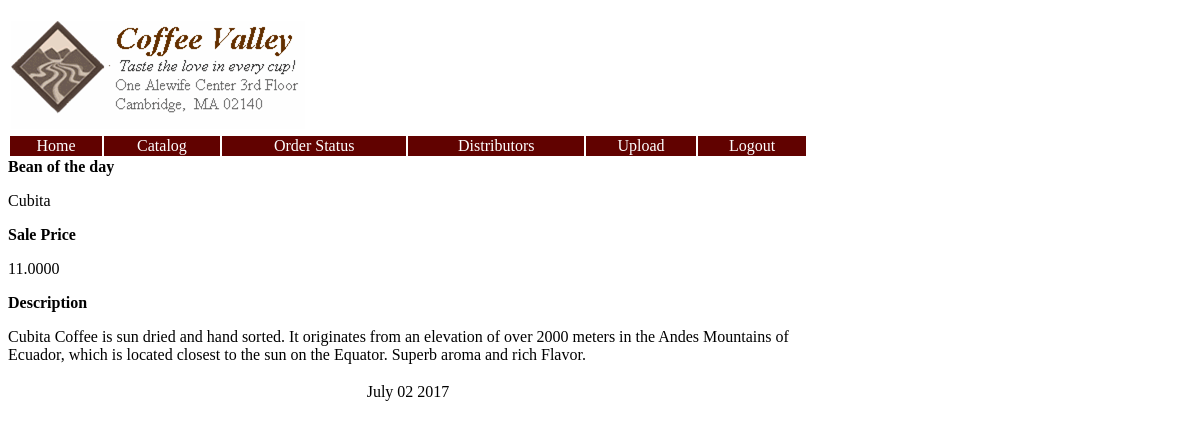
The page /index.php (signed in) on the database its author committed.
### tables this page shows
CREATE TABLE `DailyBean` (
  `Bean_ID` INTEGER NOT NULL DEFAULT 0, 
  `Sale_Price` DECIMAL(19,4) DEFAULT 0, 
  INDEX (`Bean_ID`), 
  PRIMARY KEY (`Bean_ID`)
);

CREATE TABLE `Beans` (
  `Bean_ID` INTEGER NOT NULL AUTO_INCREMENT, 
  `Bean_Name` VARCHAR(30) NOT NULL, 
  `Bean_Description` VARCHAR(255), 
  `Price_Per_Unit` DECIMAL(19,4), 
  PRIMARY KEY (`Bean_ID`)
);

### controller/homecontroller.php (called while the page is built, shortened)
<?php
	require_once("model/Connection.php");
	$obj_connect = new Connection();
	require_once("model/DailyBean.php");
	$obj_daily_bean = new DailyBean();
	if (!isset($_GET['action'])) {
		$con = $obj_connect->up();
		$datas = $obj_daily_bean->getData($con);
	}
?>

### model/DailyBean.php (called while the page is built)
<?php
	class DailyBean {
		private $table = "dailybean";
		public function getData($con) {
			$text = "SELECT * FROM $this->table A JOIN beans B ON A.bean_id = B.bean_id WHERE Sale_Price >= 0.00 LIMIT 1";
			$query = mysqli_query($con, $text);
			if(mysqli_num_rows($query) >= 1){
			    $result = array();
			    while($row = mysqli_fetch_assoc($query)){
			        $result[] = $row;
			    }
			}
			return $result;
		}
	}
 ?>

### index.php (the view, shortened to what this page needs)
<?php
  require  'header.php';
  include 'navigation.php';
  include 'controller/homecontroller.php';
?>
  <?php
    foreach ($datas as $data ) {
   ?>
    <div id="isi_home">
    <b>Bean of the day</b>
    <p><?= $data['Bean_Name']?></p>
    <b>Sale Price</b>
    <p><?= $data['Sale_Price']?></p>
    <b>Description</b>
    <p><?= $data['Bean_Description']?></p>
    </div>
  <?php } ?>
<?php
  include 'footer.php';
?>

### style/style.css (style rules this page uses)
#isi_home { width: 800px; }

### rows shown on the page
dailybean: beans.Bean_Name "Cubita", Sale_Price "11.0000", beans.Bean_Description "Cubita Coffee is sun dried and hand sorted. It originates from an elevation of over 2000 meters in the Andes Mountains of Ecuador, which is located closest to the sun on the Equator. Superb aroma and rich Flavor."
